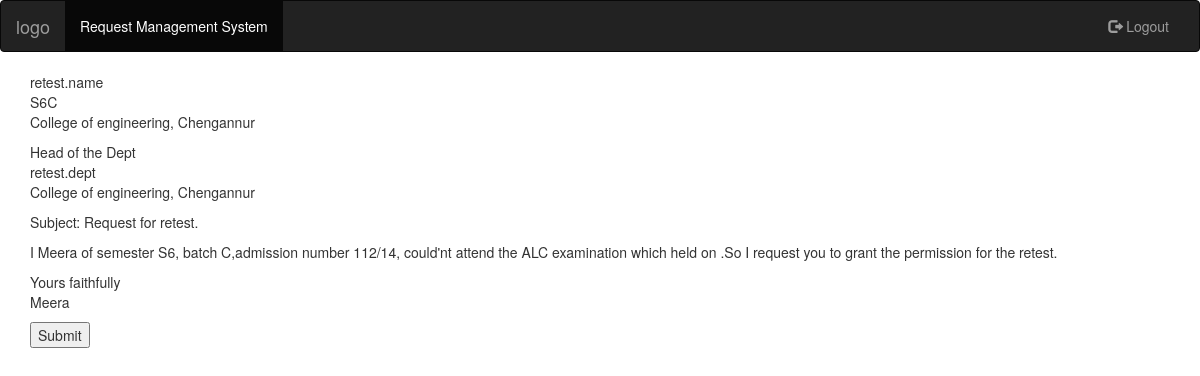
Screenshot of /retest/retest/17/ (signed in) with the database file from the repository.
### retest/models.py (models this page shows, shortened)
class Retest(models.Model):
	semester = models.ForeignKey(Semester)
	dept = models.ForeignKey(Departement)
	batch = models.ForeignKey(Batch)
	date = models.DateField(default=0)
	subject = models.ForeignKey(Subject)
	name = models.CharField(max_length=50)
	admnno = models.CharField(max_length=50)
	reason = models.CharField(max_length=50)
	proof = models.CharField(max_length=200)
	is_hod = models.BooleanField(default=False)
	is_principal = models.BooleanField(default=False)
	notify = models.BooleanField(default=False)
	is_sure = models.BooleanField(default=False)

class Semester(models.Model):
	sem = models.CharField(max_length=50)
	def __str__(self):
				 return self.sem

class Batch(models.Model):
	div = models.CharField(max_length=1)
	def __str__(self):
				 return self.div

class Subject(models.Model):
	dept = models.ForeignKey(Departement)
	semester = models.ForeignKey(Semester)
	sub = models.CharField(max_length=50)
	def __str__(self):
				 return self.sub

### retest/views.py (the view)
# urls.py: url(r'^retest/(?P<retest_id>[0-9]+)/$' , views.details, name='details' ),
@login_required
def details(request, retest_id):
    try:
        retest= Retest.objects.get(pk=retest_id)
    except Retest.DoesNotExist:
        raise Http404("Request does not exit")
    return render(request, 'retest/details.html' , { 'retest': retest })

### retest/templates/retest/details.html (shortened to what this page needs)
{% load staticfiles %}
<!DOCTYPE html>
<html lang="en">
<head>
  <link rel="stylesheet" href="https://maxcdn.bootstrapcdn.com/bootstrap/3.3.7/css/bootstrap.min.css">
</head>
<body>
	<nav class="navbar navbar-inverse">
    <div class="container-fluid">
      <div class="navbar-header">
        <a class="navbar-brand" href="#">logo</a>
      </div>
      <div class="collapse navbar-collapse" id="myNavbar">
        <ul class="nav navbar-nav">
          <li class="active"><a href="#">Request Management System</a></li>
        </ul>
        <ul class="nav navbar-nav navbar-right">
          <li><a href="retest/login.html"><span class="glyphicon glyphicon-log-out"></span> Logout</a></li>
        </ul>
      </div>
    </div>
  </nav>
  <div class="container">
  <p>retest.name<br>{{retest.semester }}{{ retest.batch }}<br>College of engineering, Chengannur</p>
  </div>
  <div class="container">
  <p>Head of the Dept<br>retest.dept<br>College of engineering, Chengannur</p>
  </div>
  <div class="container">
  <p>Subject: Request for retest.</p>
  </div>
  <div class="container">
  <p> I {{retest.name}} of semester {{retest.semester}}, batch {{ retest.batch }},admission number {{retest.admnno }}, could'nt attend the {{retest.subject}} examination which held on {{request.date}}.So I request you to grant the permission for the retest.</p>
  </div>
  <div class="container">
  <p>Yours faithfully<br>{{ retest.name}}</p>
  </div>
<div class="container">
<form action="{% url 'retest:accept' retest.id %} " method="post">
    <input type="submit" value="Submit" class="submit"/>
</form>
</div>

### rows the page displays
Retest: semester "S6", batch "C", name "Meera", admnno "112/14", subject "ALC"
